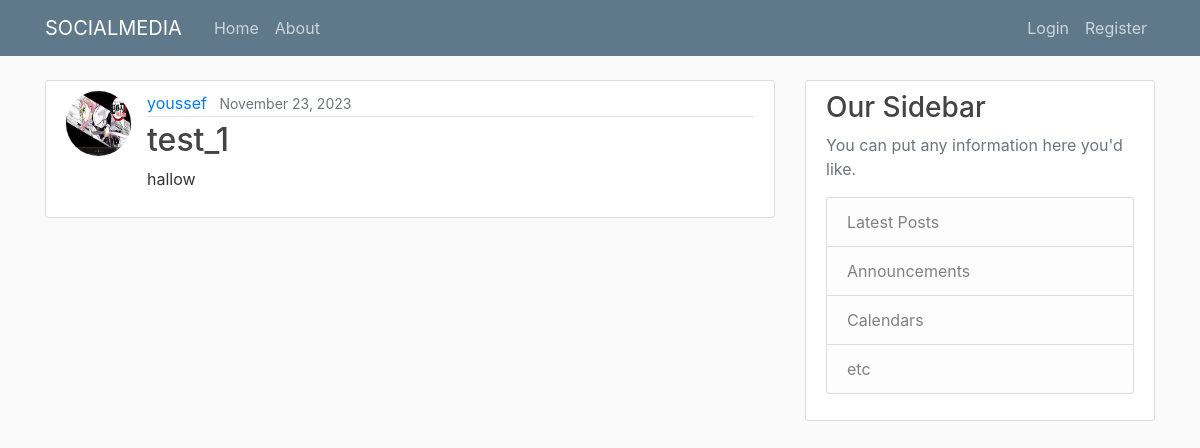
/post/1/, run on an earlier commit of the app's database.
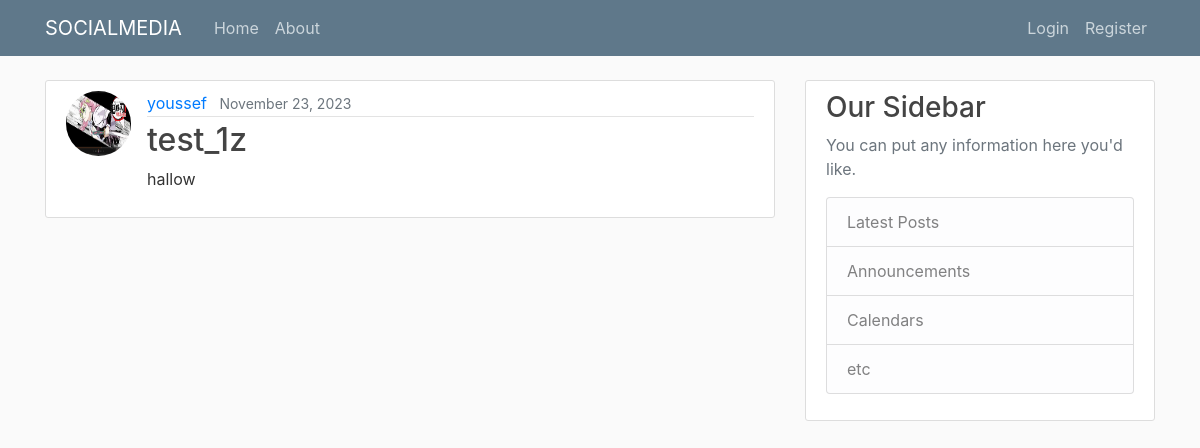
And on a later commit of the database.
### blog/models.py (models this page shows, shortened)
class Post(models.Model):
    title=models.CharField(max_length=20)
    content=models.TextField()
    date_posted=models.DateTimeField(default=timezone.now)
    author=models.ForeignKey(User,on_delete=models.CASCADE)

### users/models.py (models this page shows, shortened)
class Profile(models.Model):
 user_id=models.OneToOneField(User,on_delete=models.CASCADE)
 image=models.ImageField(default="default.jpg",upload_to="profile_pics")

### blog/views.py (the view)
# urls.py: path('post/<int:pk>/', views.PostDetailView.as_view(),name="post-detail"),
class PostDetailView(DetailView):
    model=Post

### blog/templates/blog/post_detail.html (shortened to what this page needs)
{% extends 'blog/layout.html' %}
{% block content %}
   <article class="media content-section">
    <img class="rounded-circle article-img" src="{{ object.author.profile.image.url }}" alt="">
        <div class="media-body">
        <div class="article-metadata">
            <a class="mr-2" href="#">{{ object.author }}</a>
            <small class="text-muted">{{ object.date_posted |date:"F d, Y"  }}</small>
        </div>
        <h2 class="article-title" >{{ object.title }}</h2>
        <p class="article-content">{{ object.content }}</p>
        </div>
  </article>
{% endblock %}

What changed in the data, as far as the page shows it:
changed Post "hallow": title "test_1" → "test_1z"
